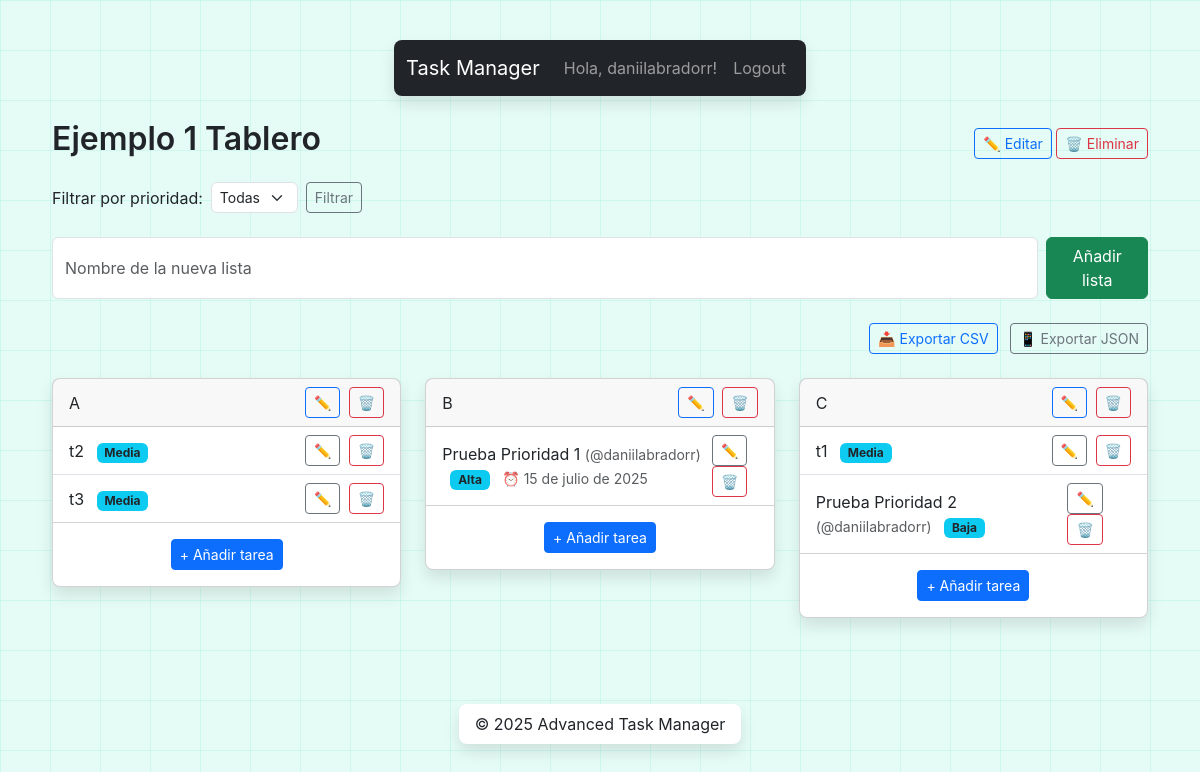
The app's page /Ejemplo-borrar/ (signed in) with its own data.
### accounts/models.py (models this page shows, shortened)
class User(AbstractUser):
    avatar = models.ImageField(upload_to='avatars/', blank=True, null=True)
    bio = models.TextField(blank=True)

### boards/models.py (models this page shows, shortened)
class Board(models.Model):
    name = models.CharField(max_length=100)
    slug = models.SlugField(unique=True)
    owner = models.ForeignKey(settings.AUTH_USER_MODEL, related_name='owned_boards', on_delete=models.CASCADE)
    members = models.ManyToManyField(settings.AUTH_USER_MODEL,related_name='boards', blank=True)
    created = models.DateTimeField(auto_now_add=True)
    updated = models.DateTimeField(auto_now=True)

### tasks/models.py (models this page shows, shortened)
class TaskList(models.Model):
    board = models.ForeignKey('boards.Board', related_name='lists', on_delete=models.CASCADE)
    name = models.CharField(max_length=100)
    position = models.PositiveIntegerField(default=0)
    created = models.DateTimeField(auto_now_add=True)
    updated = models.DateTimeField(auto_now=True)
    class Meta:
        ordering = ['position']

class Task(models.Model):
    task_list = models.ForeignKey(TaskList, related_name='tasks', on_delete=models.CASCADE)
    title = models.CharField(max_length=255)
    description = models.TextField(blank=True)
    assignee = models.ForeignKey(settings.AUTH_USER_MODEL, related_name='assigned_tasks', null=True, blank=True, on_delete=models.SET_NULL)
    priority = models.PositiveSmallIntegerField(choices=[(1,'Alta'),(2,'Media'),(3,'Baja')], default=2)
    labels = models.ManyToManyField(Label,blank=True)
    due_date = models.DateField(null=True, blank=True)
    position = models.PositiveIntegerField(default=0)
    is_completed = models.BooleanField(default=False)
    created = models.DateTimeField(auto_now_add=True)
    updated = models.DateTimeField(auto_now=True)
    class Meta:
        ordering = ['position']

### boards/views.py (the view)
# urls.py: path('<slug:slug>/', BoardDetailView.as_view(), name='detail'),
class BoardDetailView(LoginRequiredMixin, DetailView):
    model = Board
    template_name = 'boards/board_detail.html'
    context_object_name = 'board'
    def get_queryset(self):
        return Board.objects.filter(
            Q(owner=self.request.user) | Q(members=self.request.user)
        ).distinct()
    def get_context_data(self, **kwargs):
        ctx = super().get_context_data(**kwargs)
        board = self.get_object()
        selected = self.request.GET.get('priority', '')
        ctx['selected_priority'] = selected
        lists = board.lists.all()
        for lst in lists:
            if selected in ['1', '2', '3']:
                lst.filtered_tasks = (
                    lst.tasks
                       .filter(priority=int(selected))
                       .order_by('position')
                )
            else:
                lst.filtered_tasks = lst.tasks.all().order_by('position')
        ctx['lists'] = lists
        return ctx

### templates/boards/board_detail.html (shortened to what this page needs)
{% extends 'base.html' %}
{% load static %}
{% block content %}
  <div class="d-flex justify-content-between align-items-center mb-3">
    <h2>{{ board.name }}</h2>
    <div>
      <a class="btn btn-sm btn-outline-primary" href="{% url 'boards:edit' board.slug %}">✏️ Editar</a>
      {% if board.owner == user %}
        <a class="btn btn-sm btn-outline-danger" href="{% url 'boards:delete' board.slug %}">🗑️ Eliminar</a>
      {% endif %}
    </div>
  </div>
  <form method="get" class="mb-4 d-flex align-items-center">
    <label class="me-2 mb-0">Filtrar por prioridad:</label>
    <select name="priority" class="form-select form-select-sm w-auto me-2">
      <option value="" {% if not selected_priority %}selected{% endif %}>Todas</option>
    </select>
    <button type="submit" class="btn btn-sm btn-outline-secondary">Filtrar</button>
  </form>
  <form class="mb-4 d-flex" action="{% url 'boards:tasklist_add' board.slug %}" method="post">
    <input
      class="form-control me-2"
      type="text"
      name="name"
      placeholder="Nombre de la nueva lista"
      required
      data-bs-toggle="popover"
      data-bs-trigger="focus"
      title="Consejo"
      data-bs-content="Usa nombres breves y muy descriptivos para esta lista."
    >
    <button class="btn btn-success" type="submit">Añadir lista</button>
  </form>
  <div class="mb-4 text-end">
    <a href="{% url 'boards:export' board.slug %}?format=csv"
       class="btn btn-sm btn-outline-primary me-2">
      📥 Exportar CSV
    </a>
    <a href="{% url 'boards:export' board.slug %}?format=json"
       class="btn btn-sm btn-outline-secondary">
      📱 Exportar JSON
    </a>
  </div>
  <div class="row gy-4">
    {% for lst in lists %}
      <div class="col-md-4">
        <div class="card task-list"
             data-list-id="{{ lst.pk }}"
             data-position="{{ lst.position }}"
             draggable="true">
          <div class="card-header d-flex justify-content-between align-items-center">
            <span>{{ lst.name }}</span>
            <span>
              <a class="btn btn-sm btn-outline-primary me-1"
                 href="{% url 'boards:tasklist_edit' board.slug lst.pk %}">✏️</a>
              <a class="btn btn-sm btn-outline-danger"
                 href="{% url 'boards:tasklist_delete' board.slug lst.pk %}">🗑️</a>
            </span>
          </div>
          <ul class="list-group list-group-flush">
            {% for task in lst.filtered_tasks %}
              <li class="list-group-item d-flex justify-content-between align-items-center"
                  data-task-id="{{ task.pk }}"
                  draggable="true">
                <span>
                  {{ task.title }}
                  {% if task.assignee %}
                    <small class="text-muted">(@{{ task.assignee.username }})</small>
                  {% endif %}
                  <span class="badge bg-info text-dark ms-2">
                    {{ task.get_priority_display }}
                  </span>
                  {% if task.due_date %}
                    <small class="text-muted ms-2">⏰ {{ task.due_date }}</small>
                  {% endif %}
                </span>
                <span>
                  <a class="btn btn-sm btn-outline-secondary me-1"
                     href="{% url 'tasks:edit' task.pk %}">✏️</a>
                  <a class="btn btn-sm btn-outline-danger"
                     href="{% url 'tasks:delete' task.pk %}">🗑️</a>
                </span>
              </li>
            {% empty %}
              <li class="list-group-item">No hay tareas en esta prioridad.</li>
            {% endfor %}
          </ul>
          <div class="card-body text-center">
            <a class="btn btn-sm btn-primary" href="{% url 'tasks:add' lst.pk %}">+ Añadir tarea</a>
          </div>
        </div>
      </div>
    {% endfor %}
  </div>
{% endblock %}

### templates/base.html (shortened to what this page needs)
{% load static %}
<!DOCTYPE html>
<html lang="es">
<head>
  <link rel="stylesheet" href="{% static 'css/main.min.css' %}">
</head>
<body class="d-flex flex-column min-vh-100">
  <header class="navbar navbar-expand-md navbar-dark bg-dark">
    <div class="container">
      <a class="navbar-brand" href="{% url 'boards:list' %}">Task Manager</a>
      <div class="collapse navbar-collapse" id="mainNav">
        <ul class="navbar-nav ms-auto">
          {% if user.is_authenticated %}
            <li class="nav-item">
              <a class="nav-link" href="{% url 'accounts:profile' %}">
                Hola, {{ user.username }}!
              </a>
            </li>
            <li class="nav-item">
              <a class="nav-link" href="{% url 'account_logout' %}">Logout</a>
            </li>
          {% endif %}
        </ul>
      </div>
    </div>
  </header>
  <main class="flex-fill container my-4">
    {% block content %}{% endblock %}
  </main>
  <footer class="text-center py-3 mt-auto">
    <div class="container">
      &copy; {% now "Y" %} Advanced Task Manager
    </div>
  </footer>
</body>
</html>

### records on screen
User: username "daniilabradorr"
Board: name "Ejemplo 1 Tablero"
TaskList: name "A"
Task: title "t2", priority "Media"
Task: title "t3", priority "Media"
TaskList: name "B"
Task: title "Prueba Prioridad 1", assignee.username "daniilabradorr", priority "Alta", due_date "15 de julio de 2025"
TaskList: name "C"
Task: title "t1", priority "Media"
Task: title "Prueba Prioridad 2", assignee.username "daniilabradorr", priority "Baja"
